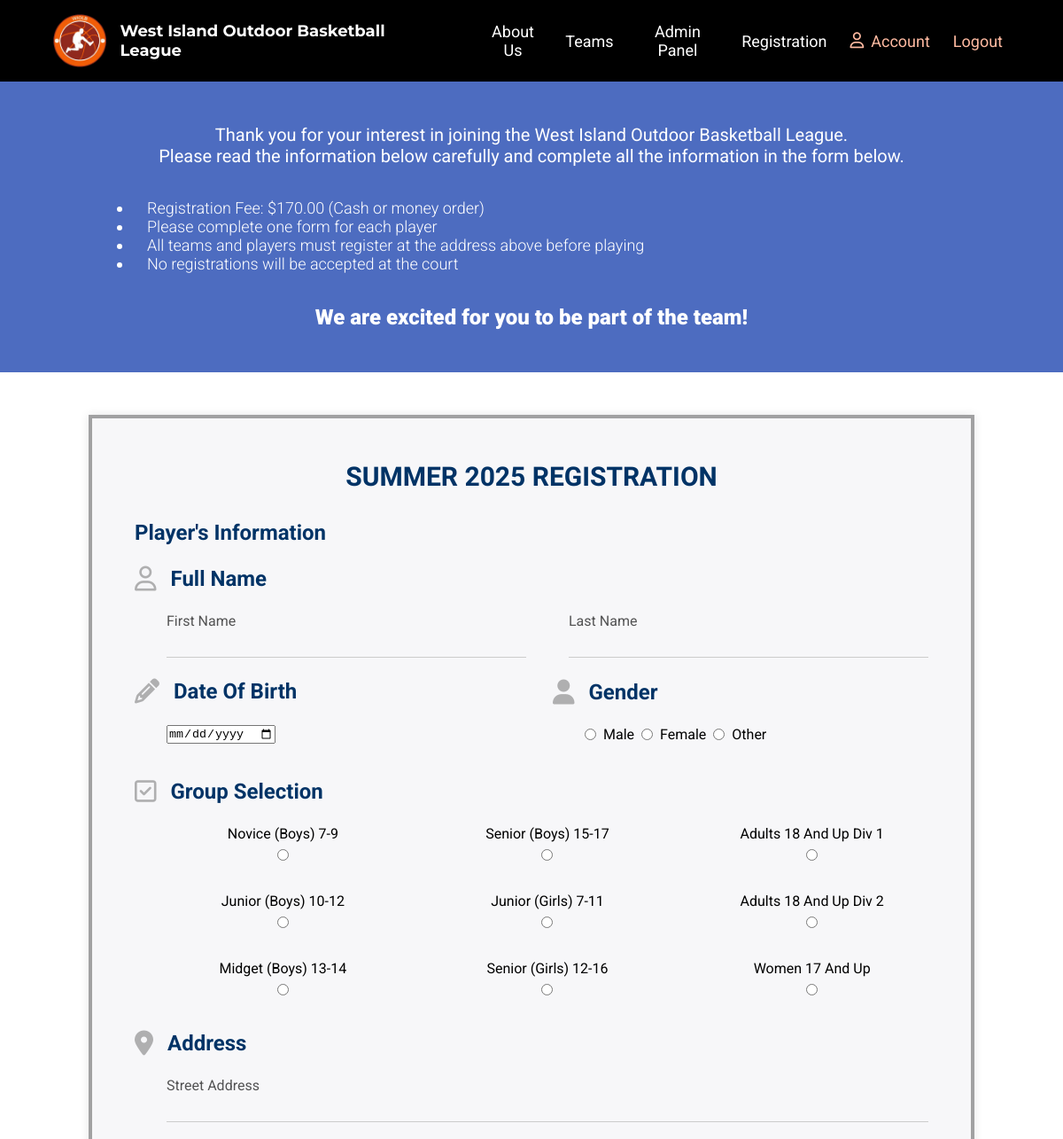
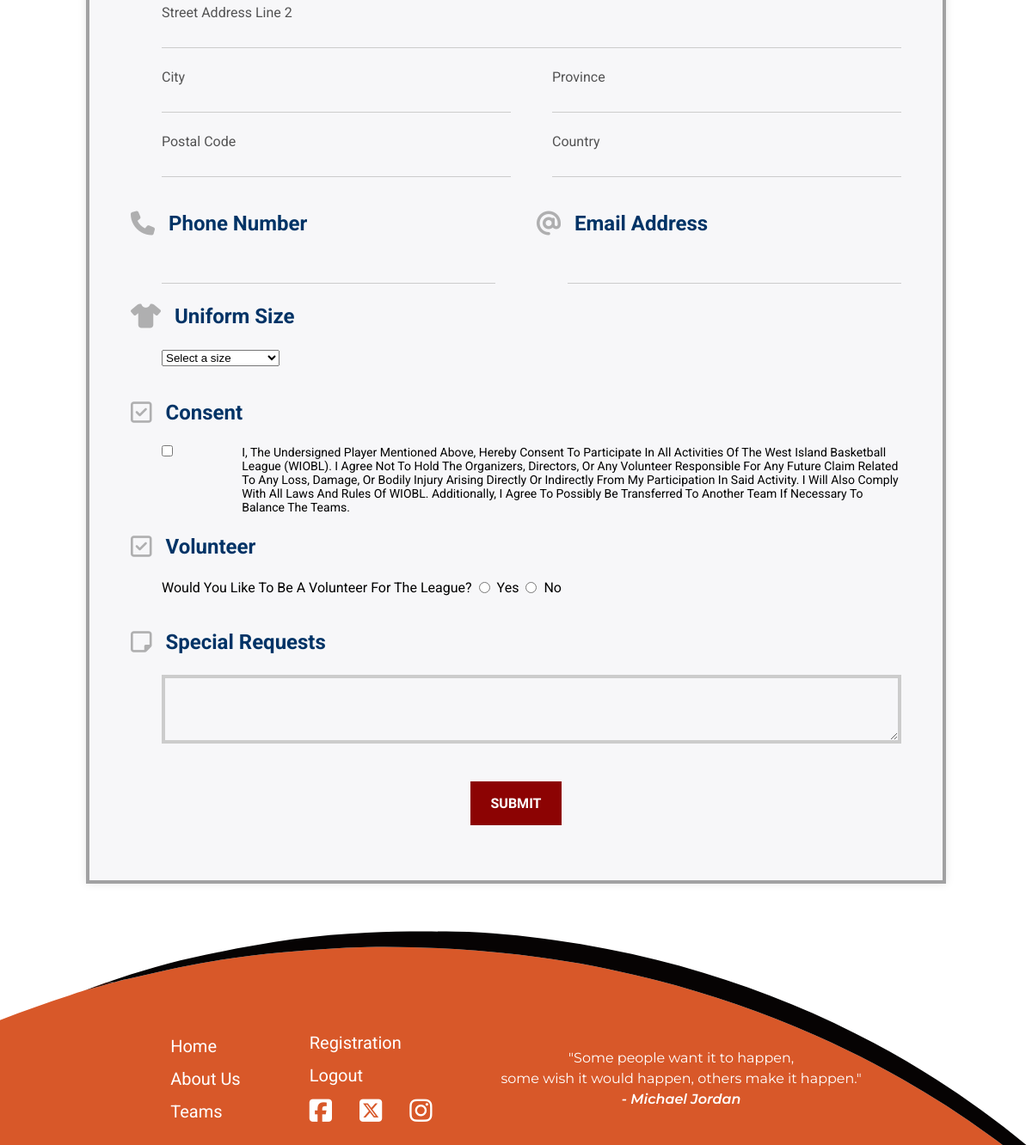
Page /wioblapp/registration/ (signed in) on the committed database (2 pictures, top to bottom).
### wioblapp/models.py (models this page shows)
class RegistrationType(models.Model):
    reg_type = models.CharField("Registration Type", max_length=50, primary_key=True)
    description = models.CharField("Description", max_length=300)
    cost = models.IntegerField("Cost", validators=[MinValueValidator(0)])
    def __str__(self):
        return str(self.reg_type)

### wioblapp/views.py (the view, shortened to what this page needs)
# urls.py: path("registration/", views.register_player, name="registration"),
@login_required(login_url="login")
def register_player(request):
    register_form = RegistrationForm()
    context = {
        "register_form": register_form,
    }
    return render(request, "registration.html", context)

### wioblapp/templates/registration.html (shortened to what this page needs)
{% extends 'base.html' %}
{% load static %}
{% block content %}
    <section class="registration-information">
        <div class="container">
            <p>Thank you for your interest in joining the West Island Outdoor Basketball League.</p>
            <p>Please read the information below carefully and complete all the information in the form below.</p>
            <ul>
                <li>Registration Fee: $170.00 (Cash or money order)</li>
                <li>Please complete one form for each player</li>
                <li>All teams and players must register at the address above before playing</li>
                <li>No registrations will be accepted at the court</li>
            </ul>
            <p>We are excited for you to be part of the team!</p>
        </div>
    </section>
    <section class="registration">
        <div class="container">
            <form action="{% url 'registration' %}" method="POST">
                <div class="section-heading">
                    <h2>Summer 2025 Registration</h2>
                </div>
                <fieldset>
                    <div class="form-heading">
                        <legend class="form-label">Player's Information</legend>
                    </div>
                    <div class="icon-flex">
                        <i class="fa-regular fa-user"></i>
                        <p class="form-label">Full name</p>
                    </div>
                    <div class="register-flex margin-left">
                        <div class="label-input">
                            <label class="small-txt" for="{{ register_form.firstname.id_for_label }}">{{ register_form.firstname.label }}</label>
                            {{ register_form.firstname }}
                        </div>
                        <div class="label-input">
                            <label class="small-txt" for="{{ register_form.lastname.id_for_label }}">{{ register_form.lastname.label }}</label>
                            {{ register_form.lastname }}
                        </div>
                    </div>
                    <div class="register-flex">
                        <div class="label-input">
                            <div class="icon-flex">
                                <i class="fa-solid fa-pencil"></i>
                                <label class="form-label" for="{{ register_form.dob.id_for_label }}">{{ register_form.dob.label }}</label>
                            </div>
                            <div class="margin-left">
                                {{ register_form.dob }}
                            </div>
                        </div>
                        <div class="label-input">
                            <div class="icon-flex">
                                <i class="fa-solid fa-user"></i>
                                <label class="form-label" for="{{ register_form.gender.id_for_label }}">{{ register_form.gender.label }}</label>
                            </div>
                            <div class="margin-left radio-flex">
                                <div class="radio-flex">
                                    {% for field in register_form.gender %}
                                        {{ field.tag }} {{ field.choice_label }}
                                    {% endfor %}
                                </div>
                            </div>
                        </div>
                    </div>
                </fieldset>
                <fieldset>
                    <div class="icon-flex">
                        <i class="fa-regular fa-square-check"></i>
                        <legend class="form-label">Group Selection</legend>
                    </div>
                    <div class="radio-group margin-left">
                        {% for field in register_form.group %}
                        <div class="radio-option">
                            {{ field.tag }} {{ field.choice_label }}
                        </div>
                        {% endfor %}
                    </div>
                </fieldset>
                <fieldset>
                    <div class="icon-flex">
                        <i class="fa-solid fa-location-dot"></i>
                        <legend class="form-label">Address</legend>
                    </div>
                    <div class="margin-left">
                        <div class="label-input-full">
                            <label class="small-txt" for="{{ register_form.street_line1.id_for_label}}">{{ register_form.street_line1.label}}</label>
                            {{ register_form.street_line1 }}
                        </div>
                        <div class="label-input-full">
                            <label class="small-txt" for="{{ register_form.app_line2.id_for_label}}">{{ register_form.app_line2.label}}</label>
                            {{ register_form.app_line2 }}
                        </div>
                        <div class="register-flex">
                            <div  class="label-input">
                                <label class="small-txt" for="{{ register_form.city.id_for_label}}">{{ register_form.city.label}}</label>
                                {{ register_form.city }}
                            </div>
                            <div  class="label-input">
                                <label class="small-txt" for="{{ register_form.province.id_for_label}}">{{ register_form.province.label}}</label>
                                {{ register_form.province }}
                            </div>
                        </div>
                        <div class="register-flex">
                            <div  class="label-input">
                                <label class="small-txt" for="{{ register_form.postal_code.id_for_label}}">{{ register_form.postal_code.label}}</label>
                                {{ register_form.postal_code }}
                            </div>
                            <div  class="label-input">
                                <label class="small-txt" for="{{ register_form.country.id_for_label}}">{{ register_form.country.label}}</label>
                                {{ register_form.country }}
                            </div>
                        </div>
                    </div>
                </fieldset>
                <fieldset>
                    <div class="register-flex">
                        <div class="label-input-full">
                            <div class="icon-flex">
                                <i class="fa-solid fa-phone"></i>
                                <label class="form-label" for="{{ register_form.phone.id_for_label}}">{{ register_form.phone.label}}</label>
                            </div>
                            <div class="margin-left">
                                {{ register_form.phone }}
                            </div>
                        </div>
                        <div class="label-input-full">
                            <div class="icon-flex">
                                <i class="fa-solid fa-at"></i>
                                <label class="form-label" for="{{ register_form.email.id_for_label}}">{{ register_form.email.label}}</label>
                            </div>
                            <div class="margin-left">
                                {{ register_form.email }}
                            </div>
                        </div>
                    </div>
                    <div class="label-input-full">
                        <div class="icon-flex">
                            <i class="fa-solid fa-shirt"></i>
                            <label class="form-label" for="{{ register_form.uniform_size.id_for_label}}">{{ register_form.uniform_size.label}}</label>
                        </div>
                        <div class="margin-left">
                            {{ register_form.uniform_size }}
                        </div>
                    </div>
                </fieldset>
                <fieldset>
                    <div class="label-input-full">
                        <div class="icon-flex">
                            <i class="fa-regular fa-square-check"></i>
                            <label class="form-label" for="{{ register_form.consent.id_for_label}}">{{ register_form.consent.label}}</label>
                        </div>
                        <div class="checkbox-flex margin-left">
                            <div class="checkbox-input">
                                {{ register_form.consent }}
                            </div>
                            <div class="checkbox-info">
                                <p>I, the undersigned player mentioned above, hereby consent to participate in all activities of the West Island Basketball League (WIOBL). I agree not to hold the organizers, directors, or any volunteer responsible for any future claim related to any loss, damage, or bodily injury arising directly or indirectly from my participation in said activity. I will also comply with all laws and rules of WIOBL. Additionally, I agree to possibly be transferred to another team if necessary to balance the teams.</p>
                            </div>
                        </div>
                    </div>
                    <div class="label-input-full">
                        <div class="icon-flex">
                            <i class="fa-regular fa-square-check"></i>
                            <label class="form-label" for="{{ register_form.volunteer.id_for_label}}">{{ register_form.volunteer.label}}</label>
                        </div>
                        <div class="checkbox-flex margin-left">
                            <p>Would you like to be a volunteer for the league?</p>
                            {% for field in register_form.volunteer %}
                            <div class="radio-flex">
                                {{ field.tag }} {{ field.choice_label }}
                            </div>
                            {% endfor %}
                        </div>
                    </div>
                </fieldset>
                <fieldset>
                    <div class="label-input-full">
                        <div class="icon-flex">
                            <i class="fa-regular fa-note-sticky"></i>
                            <label class="form-label" for="{{ register_form.message.id_for_label}}">{{ register_form.message.label}}</label>
                        </div>
                        <div class="margin-left">
                            {{ register_form.message }}
                        </div>
                    </div>
                </fieldset>
                <fieldset>
                    <div class="form-submission">
                        <button type="submit" class="button action-button">Submit</button>
                    </div>
                </fieldset>
            </form>
        </div>
    </section>
{% endblock %}

### wiobl/static/style.css (style rules this page uses)
* { margin: 0; padding: 0; box-sizing: border-box; }
body { font-family: Roboto; }
section { padding: 48px 0; }
h2 { font-family: Raleway; font-size: 30px; font-weight: 600; text-transform: uppercase; }
.container { max-width: 1000px; width: 90%; margin-right: auto; margin-left: auto; }
.button { display: inline-block; padding: 16px 24px; font-size: 16px; font-weight: 600; font-family: Raleway; text-align: center; text-decoration: none; text-transform: uppercase; border: none; color: #FFFFFF; transition: 0.5s; cursor: pointer; }
.action-button { background-color: #8C0303; }
.section-heading { text-align: center; margin-bottom: 32px; }
.radio-flex { display: flex; gap: 8px; }
.login-form label, input { display: block; }
.registration-information { background-color: #4D6CC0; }
.registration-information p { text-align: center; color: #ffffff; font-size: 20px; font-weight: 400; }
.registration-information p:nth-of-type(2) { margin-bottom: 36px; }
.registration-information p:nth-of-type(3) { font-size: 24px; font-weight: 900; }
.registration-information ul { margin-bottom: 36px; margin-left: 50px; }
.registration-information li { color: #ffffff; font-size: 18px; padding-left: 16px; font-weight: 300; }
.registration h2 { text-align: center; color: #003366; }
.registration form { background: rgba(228, 225, 232, 0.287); padding: 48px; border: 4px solid #00000059; box-shadow: 0 0 10px rgba(0, 0, 0, 0.1); }
.registration .form-heading { margin-bottom: 24px; }
.registration fieldset { border: none; margin-bottom: 16px; text-transform: capitalize; }
.registration .form-label { font-size: 24px; font-weight: bold; color: #003366; text-transform: capitalize; }
.registration .small-txt { font-weight: 400; font-size: 16px; color: #000000aa; margin-bottom: 16px; }
.registration .icon-flex { display: flex; gap: 16px; align-items: center; margin-bottom: 24px; }
.registration .register-flex { display: flex; gap: 48px; align-items: center; }
.registration .label-input { width: 50%; margin-bottom: 24px; }
.registration .label-input-full { width: 100%; margin-bottom: 24px; }
.registration input[type="text"], .registration input[type="tel"], .registration input[type="email"] { width: 100%; padding: 8px; border-bottom: 1px solid #ccc; border-top: none; border-left: none; border-right: none; background-color: transparent; }
.registration .radio-group { display: grid; grid-template-columns: repeat(3, 1fr); gap: 36px; margin-bottom: 24px; text-align: center; }
.registration .radio-option { display: flex; gap: 8px; flex-direction: column-reverse; justify-content: center; align-items: center; }
.registration .checkbox-flex { display: flex; gap: 8px; align-items: start; }
.registration .checkbox-info { width: 90%; }
.registration .checkbox-info p { font-size: 14px; }
.registration .checkbox-input { width: 10%; }
.registration textarea { width: 100%; height: 80px; resize: vertical; padding: 8px; border: 4px solid #ccc; background-color: transparent; }
.registration i { color: #59595975; font-size: 28px; }
.registration .margin-left { margin-left: 36px; }
.registration .form-submission { text-align: center; }

### rows in the picture
RegistrationType: choice_label "Novice (Boys) 7-9"
RegistrationType: choice_label "Senior (Boys) 15-17"
RegistrationType: choice_label "Adults 18 And Up Div 1"
RegistrationType: choice_label "Junior (Boys) 10-12"
RegistrationType: choice_label "Junior (Girls) 7-11"
RegistrationType: choice_label "Adults 18 And Up Div 2"
RegistrationType: choice_label "Midget (Boys) 13-14"
RegistrationType: choice_label "Senior (Girls) 12-16"
RegistrationType: choice_label "Women 17 And Up"

### other values in the picture
{{ register_form.firstname.label }} "First Name"
{{ register_form.lastname.label }} "Last Name"
{{ register_form.dob.label }} "Date Of Birth"
{{ register_form.gender.label }} "Gender"
{{ field.choice_label }} "Male" "Female" "Other"
{{ register_form.street_line1.label }} "Street Address"
{{ register_form.app_line2.label }} "Street Address Line 2"
{{ register_form.city.label }} "City"
{{ register_form.province.label }} "Province"
{{ register_form.postal_code.label }} "Postal Code"
{{ register_form.country.label }} "Country"
{{ register_form.phone.label }} "Phone Number"
{{ register_form.email.label }} "Email Address"
{{ register_form.uniform_size.label }} "Uniform Size"
{{ register_form.consent.label }} "Consent"
